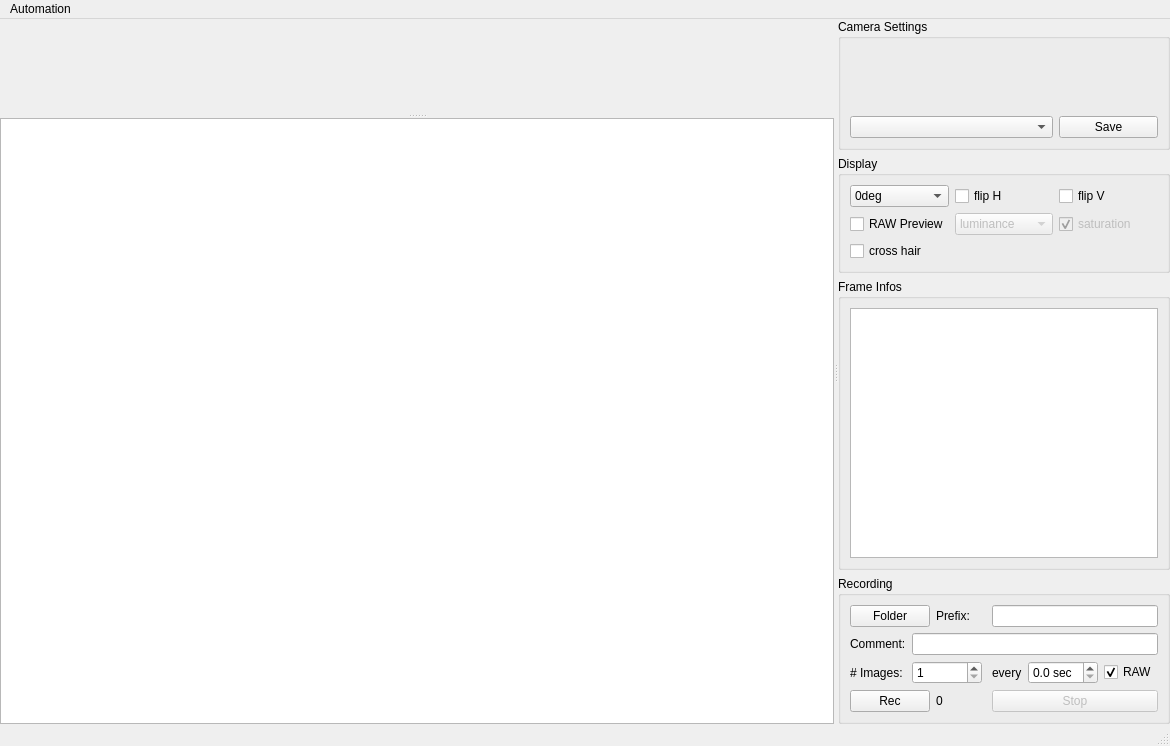
<?xml version="1.0" encoding="UTF-8"?>
<ui version="4.0">
 <class>MainWindow</class>
 <widget class="QMainWindow" name="MainWindow">
  <property name="geometry">
   <rect>
    <x>0</x>
    <y>0</y>
    <width>1170</width>
    <height>746</height>
   </rect>
  </property>
  <property name="windowTitle">
   <string>MainWindow</string>
  </property>
  <widget class="QWidget" name="centralwidget">
   <layout class="QVBoxLayout" name="verticalLayout_2">
    <property name="leftMargin">
     <number>0</number>
    </property>
    <property name="topMargin">
     <number>0</number>
    </property>
    <property name="rightMargin">
     <number>0</number>
    </property>
    <property name="bottomMargin">
     <number>0</number>
    </property>
    <item>
     <widget class="QWidget" name="widget_2" native="true">
      <property name="sizePolicy">
       <sizepolicy hsizetype="Preferred" vsizetype="MinimumExpanding">
        <horstretch>0</horstretch>
        <verstretch>5</verstretch>
       </sizepolicy>
      </property>
      <layout class="QVBoxLayout" name="verticalLayout_4">
       <property name="leftMargin">
        <number>0</number>
       </property>
       <property name="topMargin">
        <number>0</number>
       </property>
       <property name="rightMargin">
        <number>0</number>
       </property>
       <property name="bottomMargin">
        <number>0</number>
       </property>
       <item>
        <widget class="QSplitter" name="splitter">
         <property name="orientation">
          <enum>Qt::Horizontal</enum>
         </property>
         <widget class="QWidget" name="widget_3" native="true">
          <property name="sizePolicy">
           <sizepolicy hsizetype="Preferred" vsizetype="Preferred">
            <horstretch>100</horstretch>
            <verstretch>0</verstretch>
           </sizepolicy>
          </property>
          <layout class="QVBoxLayout" name="verticalLayout_3">
           <item>
            <widget class="QSplitter" name="splitter_2">
             <property name="orientation">
              <enum>Qt::Vertical</enum>
             </property>
             <widget class="ImageView" name="ImageView_Preview" native="true"/>
             <widget class="QPlainTextEdit" name="plainTextEdit_Log">
              <property name="sizePolicy">
               <sizepolicy hsizetype="Expanding" vsizetype="Fixed">
                <horstretch>0</horstretch>
                <verstretch>0</verstretch>
               </sizepolicy>
              </property>
             </widget>
            </widget>
           </item>
          </layout>
         </widget>
         <widget class="QWidget" name="widget" native="true">
          <property name="sizePolicy">
           <sizepolicy hsizetype="Preferred" vsizetype="Preferred">
            <horstretch>0</horstretch>
            <verstretch>0</verstretch>
           </sizepolicy>
          </property>
          <layout class="QVBoxLayout" name="verticalLayout_5">
           <property name="topMargin">
            <number>0</number>
           </property>
           <property name="bottomMargin">
            <number>0</number>
           </property>
           <item>
            <widget class="QScrollArea" name="scrollArea">
             <property name="frameShape">
              <enum>QFrame::NoFrame</enum>
             </property>
             <property name="horizontalScrollBarPolicy">
              <enum>Qt::ScrollBarAsNeeded</enum>
             </property>
             <property name="widgetResizable">
              <bool>true</bool>
             </property>
             <widget class="QWidget" name="scrollAreaWidgetContents_3">
              <property name="geometry">
               <rect>
                <x>0</x>
                <y>0</y>
                <width>353</width>
                <height>695</height>
               </rect>
              </property>
              <layout class="QVBoxLayout" name="verticalLayout_6">
               <property name="leftMargin">
                <number>0</number>
               </property>
               <property name="topMargin">
                <number>0</number>
               </property>
               <property name="rightMargin">
                <number>0</number>
               </property>
               <property name="bottomMargin">
                <number>0</number>
               </property>
               <item>
                <widget class="QGroupBox" name="groupBox_3">
                 <property name="title">
                  <string>Camera Settings</string>
                 </property>
                 <layout class="QGridLayout" name="gridLayout_2">
                  <item row="3" column="0" colspan="3">
                   <widget class="QWidget" name="widget_Params" native="true">
                    <property name="sizePolicy">
                     <sizepolicy hsizetype="Preferred" vsizetype="MinimumExpanding">
                      <horstretch>0</horstretch>
                      <verstretch>0</verstretch>
                     </sizepolicy>
                    </property>
                   </widget>
                  </item>
                  <item row="4" column="2">
                   <widget class="QPushButton" name="pushButton_CameraSaveSettings">
                    <property name="text">
                     <string>Save</string>
                    </property>
                   </widget>
                  </item>
                  <item row="4" column="0" colspan="2">
                   <widget class="QComboBox" name="comboBox_LoadSettings"/>
                  </item>
                 </layout>
                </widget>
               </item>
               <item>
                <widget class="QGroupBox" name="groupBox_4">
                 <property name="title">
                  <string>Display</string>
                 </property>
                 <layout class="QGridLayout" name="gridLayout_3">
                  <item row="1" column="0">
                   <widget class="QCheckBox" name="checkBox_RawPreview">
                    <property name="text">
                     <string>RAW Preview</string>
                    </property>
                   </widget>
                  </item>
                  <item row="1" column="1">
                   <widget class="QComboBox" name="comboBox_RawPreviewMode">
                    <property name="enabled">
                     <bool>false</bool>
                    </property>
                    <item>
                     <property name="text">
                      <string>luminance</string>
                     </property>
                    </item>
                    <item>
                     <property name="text">
                      <string>red</string>
                     </property>
                    </item>
                    <item>
                     <property name="text">
                      <string>green 1</string>
                     </property>
                    </item>
                    <item>
                     <property name="text">
                      <string>green 2</string>
                     </property>
                    </item>
                    <item>
                     <property name="text">
                      <string>blue</string>
                     </property>
                    </item>
                   </widget>
                  </item>
                  <item row="0" column="1">
                   <widget class="QCheckBox" name="checkBox_PreviewFlipH">
                    <property name="text">
                     <string>flip H</string>
                    </property>
                   </widget>
                  </item>
                  <item row="0" column="2">
                   <widget class="QCheckBox" name="checkBox_PreviewFlipV">
                    <property name="text">
                     <string>flip V</string>
                    </property>
                   </widget>
                  </item>
                  <item row="0" column="0">
                   <widget class="QComboBox" name="comboBox_PreviewRot">
                    <item>
                     <property name="text">
                      <string>0deg</string>
                     </property>
                    </item>
                    <item>
                     <property name="text">
                      <string>90deg</string>
                     </property>
                    </item>
                    <item>
                     <property name="text">
                      <string>180deg</string>
                     </property>
                    </item>
                    <item>
                     <property name="text">
                      <string>270deg</string>
                     </property>
                    </item>
                   </widget>
                  </item>
                  <item row="2" column="0">
                   <widget class="QCheckBox" name="checkBox_CrossHair">
                    <property name="text">
                     <string>cross hair</string>
                    </property>
                   </widget>
                  </item>
                  <item row="1" column="2">
                   <widget class="QCheckBox" name="checkBox_Saturation">
                    <property name="enabled">
                     <bool>false</bool>
                    </property>
                    <property name="text">
                     <string>saturation</string>
                    </property>
                    <property name="checked">
                     <bool>true</bool>
                    </property>
                   </widget>
                  </item>
                 </layout>
                </widget>
               </item>
               <item>
                <widget class="QGroupBox" name="groupBox_2">
                 <property name="title">
                  <string>Frame Infos</string>
                 </property>
                 <layout class="QVBoxLayout" name="verticalLayout">
                  <item>
                   <widget class="QPlainTextEdit" name="plainTextEdit_ImageInfos">
                    <property name="minimumSize">
                     <size>
                      <width>0</width>
                      <height>250</height>
                     </size>
                    </property>
                    <property name="readOnly">
                     <bool>true</bool>
                    </property>
                   </widget>
                  </item>
                 </layout>
                </widget>
               </item>
               <item>
                <widget class="QGroupBox" name="groupBox">
                 <property name="title">
                  <string>Recording</string>
                 </property>
                 <layout class="QGridLayout" name="gridLayout">
                  <item row="2" column="6">
                   <widget class="QCheckBox" name="checkBox_RecordRaw">
                    <property name="text">
                     <string>RAW</string>
                    </property>
                    <property name="checked">
                     <bool>true</bool>
                    </property>
                   </widget>
                  </item>
                  <item row="2" column="1" colspan="3">
                   <widget class="QSpinBox" name="spinBox_nImagesToRecord">
                    <property name="maximumSize">
                     <size>
                      <width>70</width>
                      <height>16777215</height>
                     </size>
                    </property>
                    <property name="minimum">
                     <number>1</number>
                    </property>
                    <property name="maximum">
                     <number>999999</number>
                    </property>
                   </widget>
                  </item>
                  <item row="0" column="0" colspan="2">
                   <widget class="QPushButton" name="pushButton_Folder">
                    <property name="text">
                     <string>Folder</string>
                    </property>
                   </widget>
                  </item>
                  <item row="1" column="1" colspan="6">
                   <widget class="QLineEdit" name="lineEdit_ImageComment"/>
                  </item>
                  <item row="0" column="2">
                   <widget class="QLabel" name="label_3">
                    <property name="text">
                     <string>Prefix:</string>
                    </property>
                   </widget>
                  </item>
                  <item row="1" column="0">
                   <widget class="QLabel" name="label_2">
                    <property name="text">
                     <string>Comment:</string>
                    </property>
                   </widget>
                  </item>
                  <item row="2" column="0">
                   <widget class="QLabel" name="label_4">
                    <property name="text">
                     <string># Images:</string>
                    </property>
                   </widget>
                  </item>
                  <item row="3" column="0" colspan="2">
                   <widget class="QPushButton" name="pushButton_StartRec">
                    <property name="text">
                     <string>Rec</string>
                    </property>
                   </widget>
                  </item>
                  <item row="2" column="5">
                   <widget class="QDoubleSpinBox" name="doubleSpinBox_TimeLapse">
                    <property name="sizePolicy">
                     <sizepolicy hsizetype="MinimumExpanding" vsizetype="Fixed">
                      <horstretch>0</horstretch>
                      <verstretch>0</verstretch>
                     </sizepolicy>
                    </property>
                    <property name="maximumSize">
                     <size>
                      <width>70</width>
                      <height>16777215</height>
                     </size>
                    </property>
                    <property name="prefix">
                     <string/>
                    </property>
                    <property name="suffix">
                     <string> sec</string>
                    </property>
                    <property name="decimals">
                     <number>1</number>
                    </property>
                    <property name="maximum">
                     <double>1000000.000000000000000</double>
                    </property>
                   </widget>
                  </item>
                  <item row="2" column="4">
                   <widget class="QLabel" name="label">
                    <property name="text">
                     <string>every</string>
                    </property>
                   </widget>
                  </item>
                  <item row="0" column="4" colspan="3">
                   <widget class="QLineEdit" name="lineEdit_FileName"/>
                  </item>
                  <item row="3" column="4" colspan="3">
                   <widget class="QPushButton" name="pushButton_StopRec">
                    <property name="enabled">
                     <bool>false</bool>
                    </property>
                    <property name="text">
                     <string>Stop</string>
                    </property>
                   </widget>
                  </item>
                  <item row="3" column="2">
                   <widget class="QLabel" name="label_RecordedImageCounter">
                    <property name="text">
                     <string>0</string>
                    </property>
                   </widget>
                  </item>
                 </layout>
                </widget>
               </item>
              </layout>
             </widget>
            </widget>
           </item>
          </layout>
         </widget>
        </widget>
       </item>
      </layout>
     </widget>
    </item>
   </layout>
  </widget>
  <widget class="QMenuBar" name="menubar">
   <property name="geometry">
    <rect>
     <x>0</x>
     <y>0</y>
     <width>1170</width>
     <height>26</height>
    </rect>
   </property>
   <widget class="QMenu" name="menuAutomation">
    <property name="title">
     <string>Automation</string>
    </property>
    <addaction name="action_DarkNoiseMeasurement"/>
   </widget>
   <addaction name="menuAutomation"/>
  </widget>
  <widget class="QStatusBar" name="statusbar"/>
  <action name="action_DarkNoiseMeasurement">
   <property name="text">
    <string>Dark Noise Measurement</string>
   </property>
  </action>
 </widget>
 <customwidgets>
  <customwidget>
   <class>ImageView</class>
   <extends>QWidget</extends>
   <header>pyqtgraph</header>
   <container>1</container>
  </customwidget>
 </customwidgets>
 <resources/>
 <connections>
  <connection>
   <sender>checkBox_RawPreview</sender>
   <signal>clicked(bool)</signal>
   <receiver>comboBox_RawPreviewMode</receiver>
   <slot>setEnabled(bool)</slot>
   <hints>
    <hint type="sourcelabel">
     <x>882</x>
     <y>94</y>
    </hint>
    <hint type="destinationlabel">
     <x>956</x>
     <y>94</y>
    </hint>
   </hints>
  </connection>
 </connections>
</ui>
